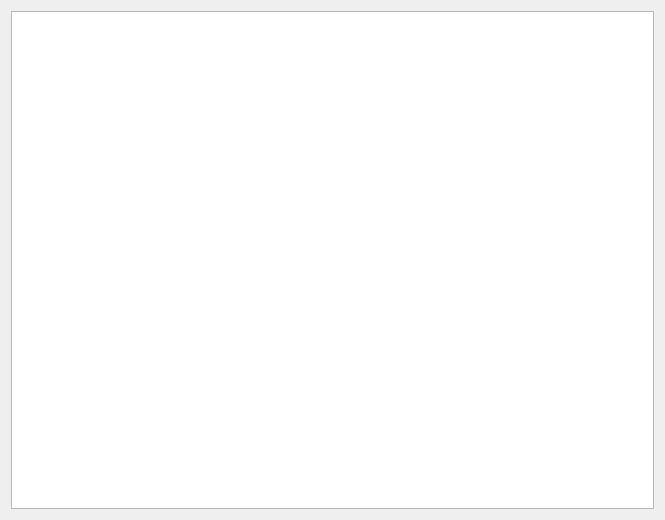
<?xml version="1.0" encoding="UTF-8"?>
<ui version="4.0">
 <class>TableTreeView</class>
 <widget class="QDialog" name="TableTreeView">
  <property name="geometry">
   <rect>
    <x>0</x>
    <y>0</y>
    <width>665</width>
    <height>520</height>
   </rect>
  </property>
  <property name="windowTitle">
   <string>Table Inspector</string>
  </property>
  <layout class="QVBoxLayout" name="verticalLayout">
   <item>
    <widget class="QTreeView" name="tv_table">
     <property name="editTriggers">
      <set>QAbstractItemView::CurrentChanged|QAbstractItemView::EditKeyPressed</set>
     </property>
     <property name="alternatingRowColors">
      <bool>true</bool>
     </property>
     <property name="selectionMode">
      <enum>QAbstractItemView::SingleSelection</enum>
     </property>
     <property name="selectionBehavior">
      <enum>QAbstractItemView::SelectItems</enum>
     </property>
    </widget>
   </item>
  </layout>
 </widget>
 <resources/>
 <connections/>
</ui>
